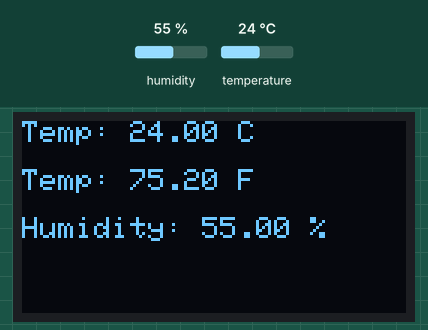
Recording of a sketch running on a simulated Arduino Uno, built with avr-gcc and run on an emulated ATmega328P. Shown: 128×64 one-colour display. The test bench sets the inputs (shaded band); at power-on: humidity 55 %, temperature 24 °C.

Above: at 2.9 s.
3.0 s: humidity set to 22 %
At 5.0 s:
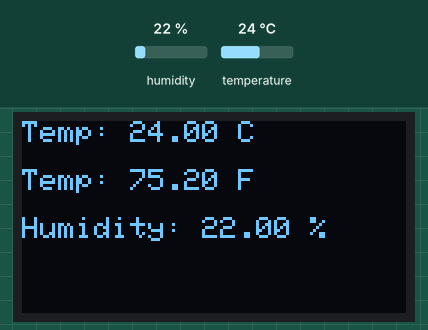
5.8 s: temperature set to 12 °C
At 7.4 s:
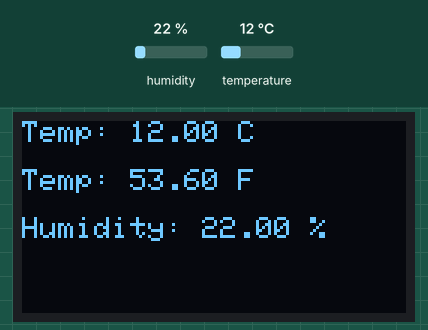
8.6 s: humidity set to 40 %
At 10.9 s:
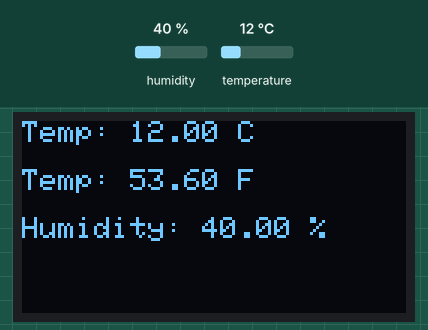
11.8 s: temperature set to 19 °C
At 13.2 s:
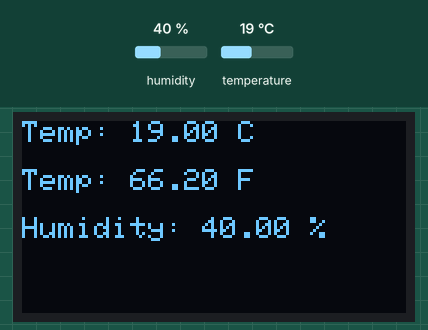
Timing chart, 0 to 14.8 s (numbered marks = the images above; inputs shaded):
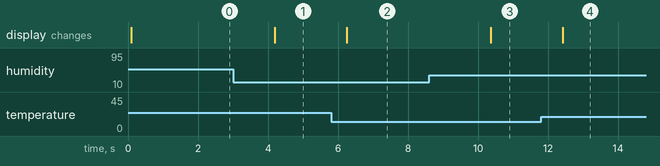

Measured:
- after the input at 3.0 s, the display: changes after 1.2 s (image 1)
- after the input at 5.8 s, the display: changes after 0.45 s (image 2)
- after the input at 8.6 s, the display: changes after 1.8 s (image 3)
- after the input at 11.8 s, the display: changes after 0.62 s (image 4)

The sketch:

arduino_weatrher_station.ino
```cpp
#include <Wire.h>
#include <Adafruit_Sensor.h>
#include <DHT.h>
#include <Adafruit_GFX.h>
#include <Adafruit_SSD1306.h>

#define DHTPIN 2
#define DHTTYPE DHT11

DHT dht(DHTPIN, DHTTYPE);

#define SCREEN_WIDTH 128
#define SCREEN_HEIGHT 64
#define OLED_RESET -1

Adafruit_SSD1306 display(SCREEN_WIDTH, SCREEN_HEIGHT, &Wire, OLED_RESET);

void setup() {
  Serial.begin(9600);

  dht.begin();

  if (!display.begin(SSD1306_SWITCHCAPVCC, 0x3C)) {
    Serial.println("OLED not detected");
    while (1);
  }

  display.clearDisplay();
  display.setTextSize(1);
  display.setTextColor(SSD1306_WHITE);
}

void loop() {
  float humidity = dht.readHumidity();
  float tempC = dht.readTemperature();
  float tempF = tempC * 1.8 + 32;

  if (isnan(humidity) || isnan(tempC)) {
    display.clearDisplay();
    display.setCursor(0, 0);
    display.print("DHT11 Error");
    display.display();
    delay(2000);
    return;
  }

  display.clearDisplay();

  display.setCursor(0, 0);
  display.print("Temp: ");
  display.print(tempC);
  display.print(" C");

  display.setCursor(0, 16);
  display.print("Temp: ");
  display.print(tempF);
  display.print(" F");

  display.setCursor(0, 32);
  display.print("Humidity: ");
  display.print(humidity);
  display.print(" %");

  display.display();
  delay(2000);
}
```
